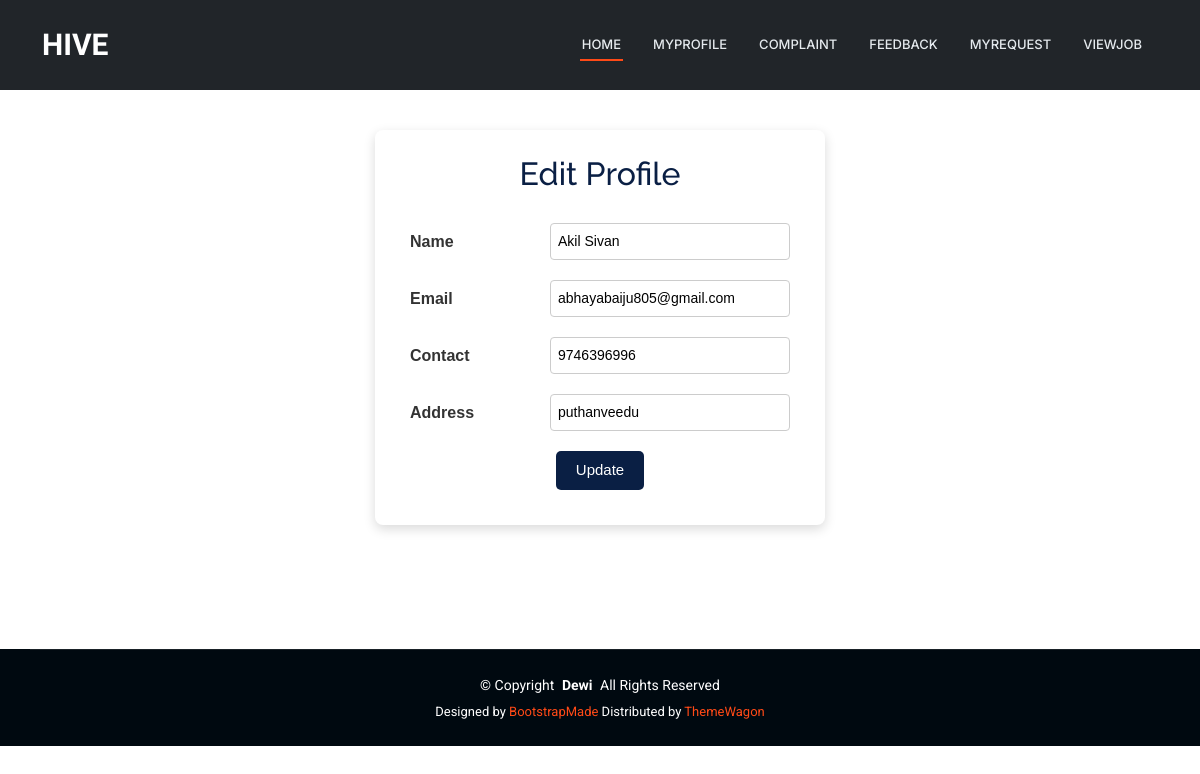
The app's page /User/EditProfile/ (signed in) with its own data.
### Guest/models.py (models this page shows)
class tbl_user(models.Model):
    user_name = models.CharField(max_length=50)
    user_email = models.CharField(max_length=50)
    user_contact = models.CharField(max_length=50)
    user_address = models.CharField(max_length=100)
    user_gender = models.CharField(max_length=50)
    user_dob = models.DateField()
    user_password = models.CharField(max_length=50)
    user_photo = models.FileField(upload_to="Assets/UserDocs/")
    place = models.ForeignKey(tbl_place,on_delete=models.CASCADE)

### User/views.py (the view)
# urls.py: path('EditProfile/',views.EditProfile,name="EditProfile"),
def EditProfile(request):
    userdata = tbl_user.objects.get(id=request.session['uid'])
    if request.method == "POST":
        name=request.POST.get("txt_name")
        email=request.POST.get("txt_email")
        contact=request.POST.get("txt_contact")
        address=request.POST.get("txt_address")
        checkuser=tbl_user.objects.filter(user_email=email).count()
        if checkuser > 0:
            return render(request,"User/EditProfile.html",{'msg':"Email Already Exited"})
        else:
            userdata.user_name = name
            userdata.user_email = email
            userdata.user_contact = contact
            userdata.user_address = address
            userdata.save()
            return render(request,'User/EditProfile.html',{"msg":"Profile Updated.."})
    else:
        return render(request,'User/EditProfile.html',{'user':userdata})

### User/Templates/User/EditProfile.html (shortened to what this page needs)
{% extends 'User/Header.html' %}
{% block content %}
<div class="editprofile-wrapper">
    <div class="editprofile-card">
        <h2>Edit Profile</h2>
        <form action="" method="POST">
            <table class="editprofile-table">
                <tr>
                    <td>Name</td>
                    <td>
                        <input
                            class="editprofile-input"
                            type="text"
                            name="txt_name"
                            required
                            pattern="^[A-Z]+[a-zA-Z ]*$"
                            title="Name Allows Only Alphabets, Spaces and First Letter Must Be Capital"
                            value="{{ user.user_name }}">
                    </td>
                </tr>
                <tr>
                    <td>Email</td>
                    <td>
                        <input
                            class="editprofile-input"
                            type="email"
                            name="txt_email"
                            required
                            value="{{ user.user_email }}">
                    </td>
                </tr>
                <tr>
                    <td>Contact</td>
                    <td>
                        <input
                            class="editprofile-input"
                            type="text"
                            name="txt_contact"
                            required
                            pattern="[7-9]{1}[0-9]{9}"
                            title="Phone number must start with 7-9 and contain 10 digits"
                            value="{{ user.user_contact }}">
                    </td>
                </tr>
                <tr>
                    <td>Address</td>
                    <td>
                        <input
                            class="editprofile-input"
                            type="text"
                            name="txt_address"
                            required
                            value="{{ user.user_address }}">
                    </td>
                </tr>
                <tr>
                    <td colspan="2" align="center">
                        <input type="submit" value="Update" class="editprofile-btn">
                    </td>
                </tr>
            </table>
        </form>
    </div>
</div>
{% endblock %}

### Guest/static/Main/assets/css/main.css (style rules this page uses)
:root { --default-font: "Roboto", system-ui, -apple-system, "Segoe UI", Roboto, "Helvetica Neue", Arial, "Noto Sans", "Liberation Sans", sans-serif, "Apple Color Emoji", "Segoe UI Emoji", "Segoe UI Symbol", "Noto Color Emoji"; --heading-font: "Raleway", sans-serif; --nav-font: "Inter", sans-serif; }
:root { --background-color: #ffffff; --default-color: #444444; --heading-color: #273d4e; --accent-color: #ff4a17; --surface-color: #ffffff; --contrast-color: #ffffff; }
:root { --nav-color: #e5eaee; --nav-hover-color: #ff4a17; --nav-mobile-background-color: #ffffff; --nav-dropdown-background-color: #ffffff; --nav-dropdown-color: #444444; --nav-dropdown-hover-color: #ff4a17; }
:root { scroll-behavior: smooth; }
body { color: var(--default-color); background-color: var(--background-color); font-family: var(--default-font); }
h1, h2, h3, h4, h5, h6 { color: var(--heading-color); font-family: var(--heading-font); }

### User/Templates/User/EditProfile.html (style rules this page uses)
.editprofile-wrapper { width: 100%; display: flex; justify-content: center; margin-top: 30px; }
.editprofile-card { width: 450px; background-color: #ffffff; padding: 25px; border-radius: 8px; box-shadow: 0 4px 12px rgba(0, 0, 0, 0.15); font-family: Arial, sans-serif; }
.editprofile-card h2 { text-align: center; margin-bottom: 20px; color: #0a1f44; }
.editprofile-table { width: 100%; border-collapse: collapse; }
.editprofile-table td { padding: 10px; vertical-align: middle; }
.editprofile-table td:first-child { font-weight: bold; color: #333; width: 35%; }
.editprofile-input { width: 100%; padding: 7px; border: 1px solid #ccc; border-radius: 4px; font-size: 14px; }
.editprofile-btn { background-color: #0a1f44; color: #ffffff; border: none; padding: 8px 20px; border-radius: 5px; cursor: pointer; font-size: 15px; }

### records on screen
tbl_user: txt_name "Akil Sivan", txt_email "abhayabaiju805@gmail.com", txt_contact "9746396996", txt_address "puthanveedu"
